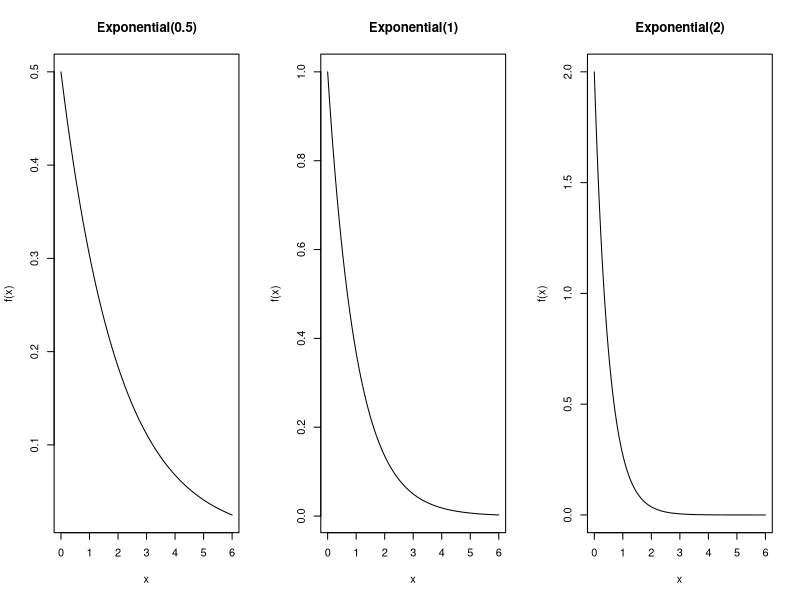

Write R code to recreate this figure.
x <- seq(0, 6, length.out = 500)

pdf("exponential_shapes.pdf", width = 6.5, height = 3.5)

par(mfrow = c(1, 3))

lambda <- 0.5
y <- dexp(x, lambda)
plot(x, y,
    type = "l",
    lwd = 1,
    main = "Exponential(0.5)",
    xlab = "x",
    ylab = "f(x)"
)

lambda <- 1
y <- dexp(x, lambda)
plot(x, y,
    type = "l",
    lwd = 1,
    main = "Exponential(1)",
    xlab = "x",
    ylab = "f(x)"
)

lambda <- 2
y <- dexp(x, lambda)
plot(x, y,
    type = "l",
    lwd = 1,
    main = "Exponential(2)",
    xlab = "x",
    ylab = "f(x)"
)

dev.off()
